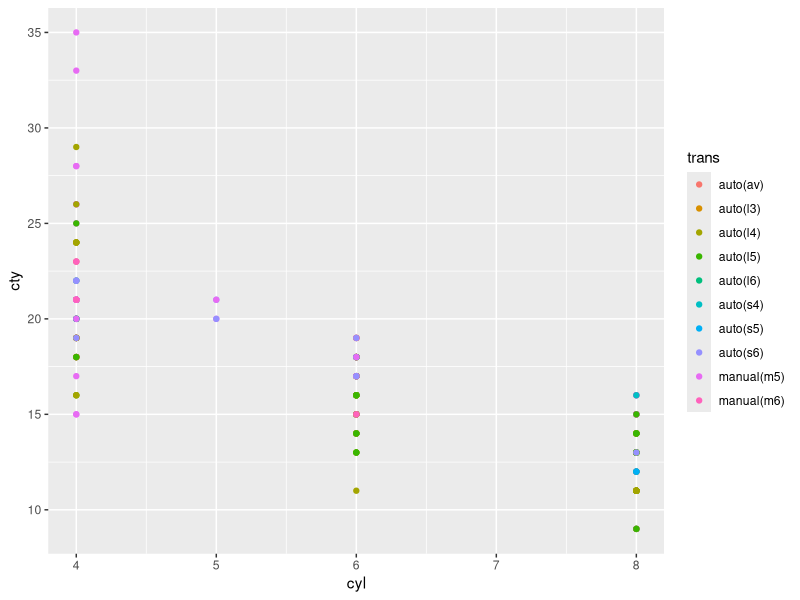

This figure's R source:
## ---- chunk 1
#R show loaded packages
search()

#load in tidyverse
library(tidyverse)
## ---- chunk 2
print(mpg)
## ---- chunk 3
ggplot(data = mpg) +
  geom_point(mapping = aes(x = cyl, y = cty, colour = trans))
